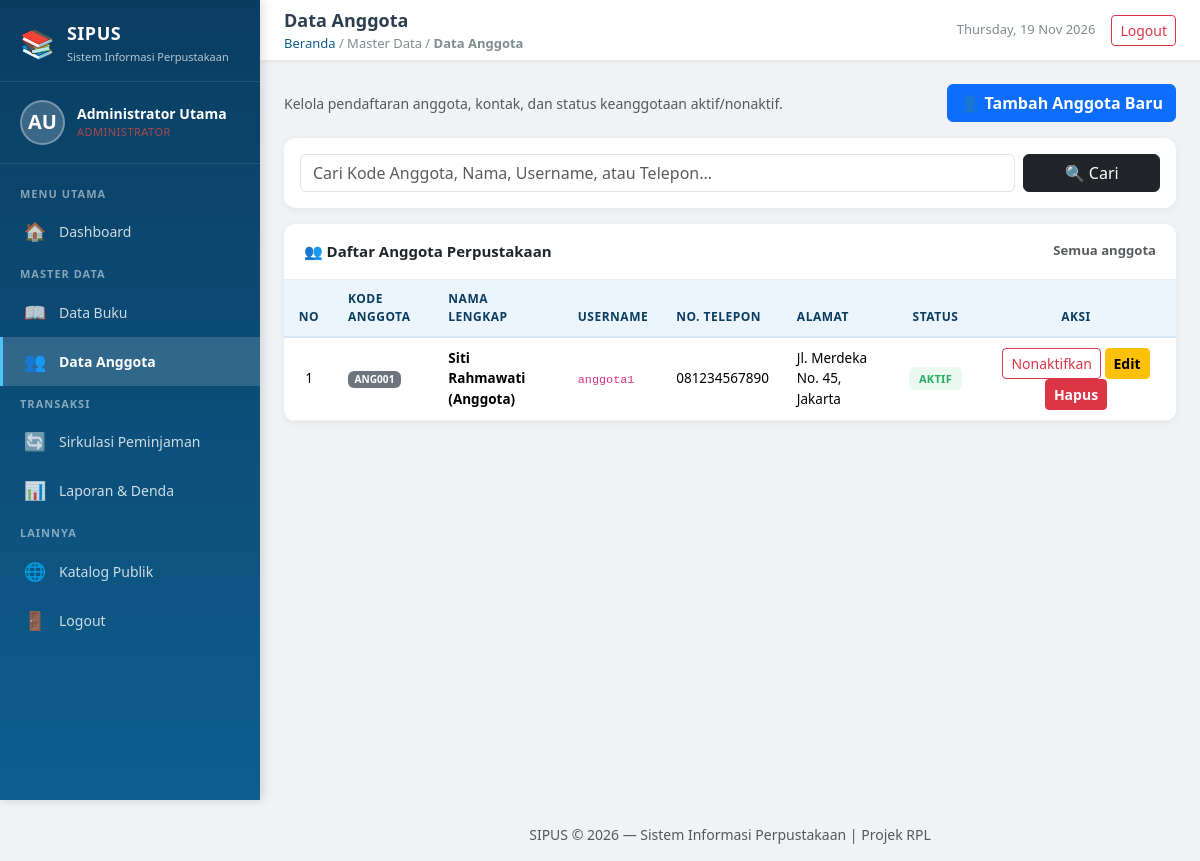
Screenshot of /anggota/index.php (signed in) with the database file from the repository.
### tables this page shows
CREATE TABLE IF NOT EXISTS `members` (
    `id` INT AUTO_INCREMENT PRIMARY KEY,
    `user_id` INT NOT NULL UNIQUE,
    `member_code` VARCHAR(20) NOT NULL UNIQUE,
    `phone` VARCHAR(20),
    `address` TEXT,
    `status` ENUM('aktif', 'nonaktif') NOT NULL DEFAULT 'aktif',
    `created_at` DATETIME DEFAULT CURRENT_TIMESTAMP,
    CONSTRAINT `fk_members_user` FOREIGN KEY (`user_id`) REFERENCES `users`(`id`) ON DELETE CASCADE
);

CREATE TABLE IF NOT EXISTS `users` (
    `id` INT AUTO_INCREMENT PRIMARY KEY,
    `username` VARCHAR(50) NOT NULL UNIQUE,
    `password` VARCHAR(255) NOT NULL,
    `full_name` VARCHAR(100) NOT NULL,
    `role` ENUM('admin', 'pustakawan', 'anggota') NOT NULL,
    `created_at` DATETIME DEFAULT CURRENT_TIMESTAMP
);

### anggota/index.php (the view, shortened to what this page needs)
<?php
require_once '../config/koneksi.php';
$keyword = isset($_GET['q']) ? trim($_GET['q']) : '';
if (!empty($keyword)) {
    $search_term = "%" . $keyword . "%";
    $sql = "SELECT m.*, u.username, u.full_name
            FROM members m
            JOIN users u ON m.user_id = u.id
            WHERE m.member_code LIKE ? OR u.full_name LIKE ? OR u.username LIKE ? OR m.phone LIKE ?
            ORDER BY m.id DESC";
    $stmt = mysqli_prepare($koneksi, $sql);
    mysqli_stmt_bind_param($stmt, "ssss", $search_term, $search_term, $search_term, $search_term);
    mysqli_stmt_execute($stmt);
    $result = mysqli_stmt_get_result($stmt);
} else {
    $sql = "SELECT m.*, u.username, u.full_name
            FROM members m
            JOIN users u ON m.user_id = u.id
            ORDER BY m.id DESC";
    $result = mysqli_query($koneksi, $sql);
}
$breadcrumb  = '<a href="../dashboard_admin.php">Beranda</a> / Master Data / <strong>Data Anggota</strong>';
include '../templates/header.php';
include '../templates/sidebar_staff.php';
?>
<div class="main-content">
    <?php include '../templates/topnav.php'; ?>
    <div class="content-wrapper">
        <div class="d-flex justify-content-between align-items-center flex-wrap gap-2 mb-3">
            <p class="text-muted small mb-0">Kelola pendaftaran anggota, kontak, dan status keanggotaan aktif/nonaktif.</p>
            <a href="tambah.php" class="btn btn-primary fw-semibold">👤 Tambah Anggota Baru</a>
        </div>
        <div class="card content-card mb-3">
            <div class="card-body p-3">
                <form action="index.php" method="GET" class="row g-2">
                    <div class="col-md-10">
                        <input type="text" name="q" class="form-control" placeholder="Cari Kode Anggota, Nama, Username, atau Telepon..." value="<?= htmlspecialchars($keyword); ?>">
                    </div>
                    <div class="col-md-2 d-flex gap-1">
                        <button type="submit" class="btn btn-dark w-100">🔍 Cari</button>
                    </div>
                </form>
            </div>
        </div>
        <div class="card content-card">
            <div class="card-header">
                <span>👥 Daftar Anggota Perpustakaan</span>
                <span class="text-muted small">
                    <?php if (!empty($keyword)): ?>
                        Hasil pencarian: "<?= htmlspecialchars($keyword); ?>"
                    <?php else: ?>
                        Semua anggota
                    <?php endif; ?>
                </span>
            </div>
            <div class="card-body p-0">
                <div class="table-responsive">
                    <table class="table table-modern">
                        <thead>
                            <tr>
                                <th class="text-center" style="width:50px;">No</th>
                                <th>Kode Anggota</th>
                                <th>Nama Lengkap</th>
                                <th>Username</th>
                                <th>No. Telepon</th>
                                <th>Alamat</th>
                                <th class="text-center">Status</th>
                                <th class="text-center" style="width:200px;">Aksi</th>
                            </tr>
                        </thead>
                        <tbody>
                            <?php
                            $no = 1;
                            if ($result && mysqli_num_rows($result) > 0):
                                while ($row = mysqli_fetch_assoc($result)):
                            ?>
                                <tr>
                                    <td class="text-center"><?= $no++; ?></td>
                                    <td><span class="badge bg-secondary"><?= htmlspecialchars($row['member_code']); ?></span></td>
                                    <td><strong><?= htmlspecialchars($row['full_name']); ?></strong></td>
                                    <td><code><?= htmlspecialchars($row['username']); ?></code></td>
                                    <td><?= htmlspecialchars($row['phone'] ?: '-'); ?></td>
                                    <td><?= htmlspecialchars($row['address'] ?: '-'); ?></td>
                                    <td class="text-center">
                                        <?php if ($row['status'] === 'aktif'): ?>
                                            <span class="badge-status" style="background:#EAFAF1; color:#27AE60;">AKTIF</span>
                                        <?php else: ?>
                                            <span class="badge-status" style="background:#FDEDEC; color:#E74C3C;">NONAKTIF</span>
                                        <?php endif; ?>
                                    </td>
                                    <td class="text-center">
                                        <a href="status.php?id=<?= $row['id']; ?>" class="btn btn-sm <?= $row['status'] === 'aktif' ? 'btn-outline-danger' : 'btn-outline-success'; ?>" onclick="return confirm('Ubah status keanggotaan ini?');">
                                            <?= $row['status'] === 'aktif' ? 'Nonaktifkan' : 'Aktifkan'; ?>
                                        </a>
                                        <a href="edit.php?id=<?= $row['id']; ?>" class="btn btn-warning btn-sm fw-semibold">Edit</a>
                                        <a href="hapus.php?id=<?= $row['id']; ?>" class="btn btn-danger btn-sm fw-semibold" onclick="return confirm('Hapus anggota ini beserta riwayat peminjamannya?');">Hapus</a>
                                    </td>
                                </tr>
                            <?php
                                endwhile;
                            else:
                            ?>
                                <tr>
                                    <td colspan="8" class="text-center py-4 text-muted">📭 Data anggota tidak ditemukan.</td>
                                </tr>
                            <?php endif; ?>
                        </tbody>
                    </table>
                </div>
            </div>
        </div>
    </div>
</div>
<?php include '../templates/footer.php'; ?>

### assets/css/sidebar.css (style rules this page uses)
* { box-sizing: border-box; }
body.sidebar-layout { margin: 0; font-family: 'Segoe UI', Tahoma, Geneva, Verdana, sans-serif; background-color: #F0F2F5; overflow-x: hidden; }
.main-content { margin-left: 260px; min-height: 100vh; transition: margin-left 0.3s ease; }
.top-navbar .breadcrumb-nav a { color: #0E5E8E; text-decoration: none; }
.content-wrapper { padding: 24px; }
.content-card { border: none; border-radius: 12px; box-shadow: 0 2px 8px rgba(0,0,0,0.06); overflow: hidden; }
.content-card .card-header { background: #fff; border-bottom: 1px solid #EEE; padding: 16px 20px; font-weight: 700; font-size: 15px; display: flex; align-items: center; justify-content: space-between; }
.table-modern { margin-bottom: 0; font-size: 13.5px; }
.table-modern thead th { background: #EBF5FB; color: #0A3D62; font-weight: 600; font-size: 12px; text-transform: uppercase; letter-spacing: 0.5px; border-bottom: 2px solid #D4E6F1; padding: 10px 14px; }
.table-modern tbody td { padding: 10px 14px; vertical-align: middle; border-bottom: 1px solid #F0F0F0; }
.badge-status { padding: 4px 10px; border-radius: 6px; font-size: 11px; font-weight: 600; letter-spacing: 0.3px; }

### rows the page displays
members: member_code "ANG001", user.full_name "Siti Rahmawati (Anggota)", user.username "anggota1", phone "081234567890", address "Jl. Merdeka No. 45, Jakarta", status "AKTIF"

### other values shown
$_initials "AU"
$_SESSION['full_name'] "Administrator Utama"
$_role_label "ADMINISTRATOR"
$page_title "Data Anggota"
